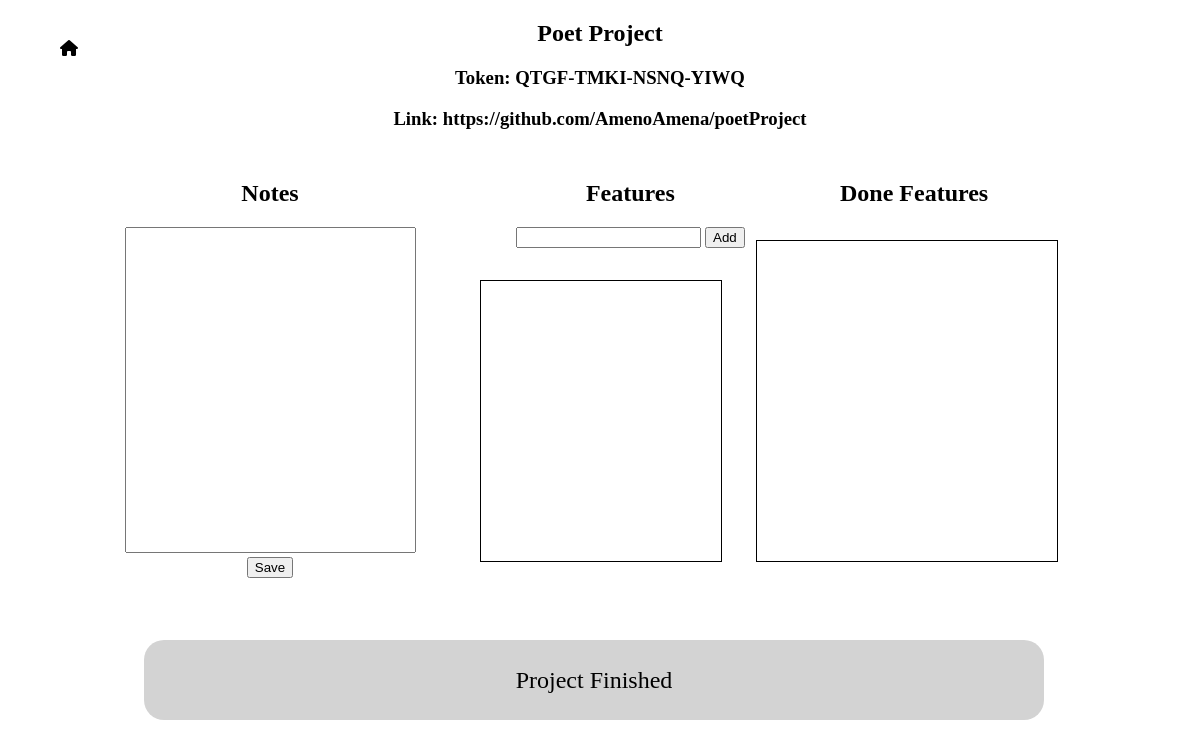
The app's page /project/Poet Project, older data.
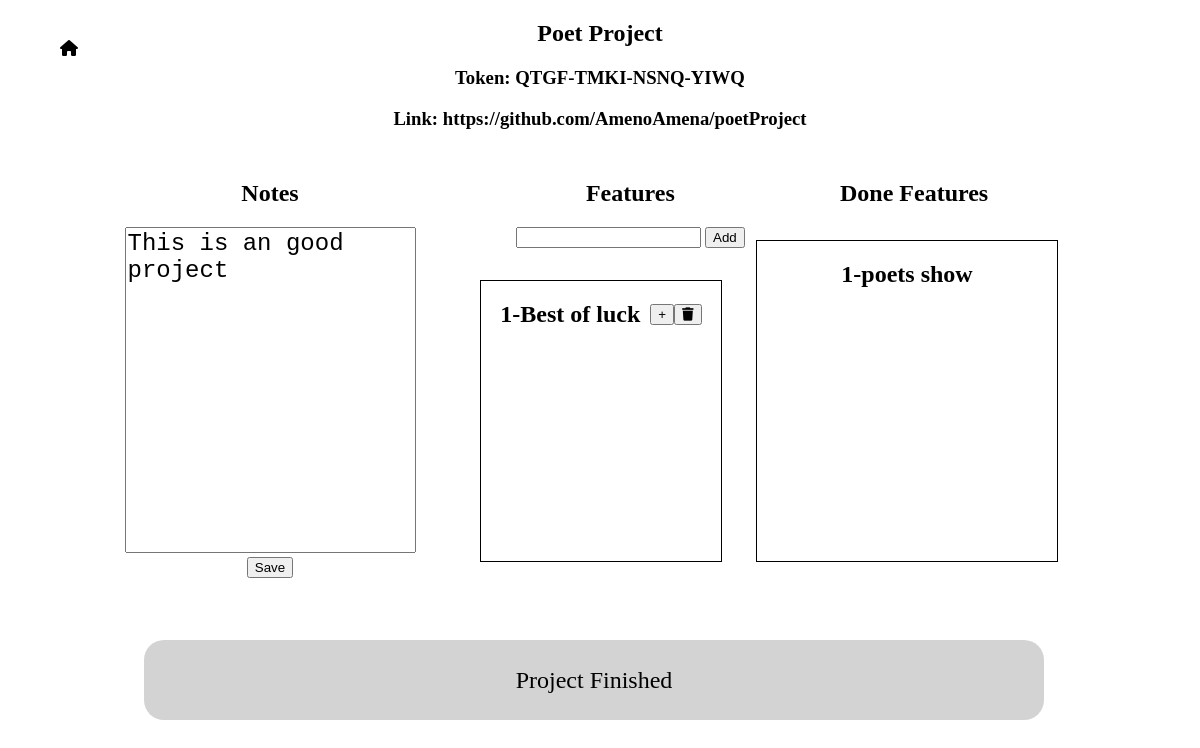
The same page, newer data.
### authentication/models.py (models this page shows, shortened)
class Project(models.Model):
    name = models.CharField(max_length=80)
    link = models.URLField()
    notes = models.TextField(blank=True)
    features = models.ManyToManyField(Feature, blank=True)
    user = models.ForeignKey(User,on_delete=models.CASCADE)
    is_done = models.BooleanField(default=False)
    token = TokenField()

class Feature(models.Model):
    feature_add = models.CharField(max_length=80)
    feature_done = models.BooleanField(default=False)
    def __str__(self):
        return self.feature_add

### projects_shown/views.py (the view)
# urls.py: path("project/<str:project_name>", views.project_room, name='projects'),
def project_room(request,project_name):
    project = get_object_or_404(Project,name=project_name)
    form =  project_form()
    features = project.features.filter(feature_done = False)
    features_done = project.features.filter(feature_done = True)
    feature_form = feature_add()
    return render(request, 'projects_shown/project.html',{
        'project':project,
        'form':form,
        'feature_form':feature_form,
        'features':features,
        'done_features':features_done,
    })

### projects_shown/forms.py
class project_form(forms.ModelForm):
    class Meta:
        model = Project
        fields = {'link','notes','features'}
        widgets = {
            'link':forms.TextInput(attrs={'autocomplete':'off'}),
            'notes':forms.Textarea(attrs={'autocomplete':'off'}),
        }

class feature_add(forms.ModelForm):
    class Meta:
        model = Feature
        fields = {'feature_add'}
        widgets = {
            'feature_add':forms.TextInput(attrs={'autocomplete':'off'})
        }

### projects_shown/templates/projects_shown/project.html (shortened to what this page needs)
{% extends 'projects_shown/base.html' %}
{% load static %}
{% block title %}
<link rel="stylesheet" href="{% static 'projects_shown/css/project.css' %}">
{% endblock title %}
{% block body %}
<div class="home-page">
    <a href="{% url 'index' %}"><i class="fa-solid fa-house"></i></a>
</div>
<h2>{{project.name}}</h2>
<h3>Token: {{ project.token }}</h3>
    <div class="link">
        <h3>Link: <a href="{{ project.link }}" target="_blank">{{project.link}}</a>
    </h3>
    </div>
    <div class="notes">
        <h2>Notes</h2>
        <form method="post" action="{% url 'add_text' project_name=project.name %}">
            <textarea class="text-area" name="text-area"    >{{ project.notes }}</textarea>
            <br>
            <button type="submit">Save</button>
        </form>
    </div>
    <div class="feature">
        <h2>Features</h2>
        <form method="post" action="{% url 'add_feature' project_name=project.name feature=feature_form.feature_add.value %}">
            {{ feature_form.feature_add }}
            <button type="submit">Add</button>
        </form>
    </div>
<div class="feature_show">
    {% for f in features.all %}
        {% if f.feature_done == False %}
            <div class="feature-item">
                <h2>{{forloop.counter}}-{{f}}</h2>
                <form method="post" action="{% url 'feature_done' project_name=project.name feature_id=f.id %}">
                    <button type="submit" class="done-btn">+</button>
                </form>
                <form method="post" action="{% url 'feature_delete' project_name=project.name feature_id=f.id %}">
                    <button type="submit" class="delete-btn"><i class="fa-solid fa-trash"></i></button>
                </form>
            </div>
        {% endif %}
    {% endfor %}
</div>
<div class="done_f">
    <h2>Done Features</h2>
</div>
<div class="done_feature">
    {% for df in done_features %}
        <h2>{{ forloop.counter }}-{{df}}</h2>
    {% endfor %}
</div>
<div class="project_finished">
    <form method="post">
        <a href="{% url 'sure' project_name=project.name %}" class="finish-a">Project Finished</a>
    </form>
</div>
{% endblock body %}

### projects_shown/templates/projects_shown/base.html (shortened to what this page needs)
<!DOCTYPE html>
<html lang="en">
<head>
    {% block title %}
    {% endblock title %}
</head>
<body>
    {% block body %}
    {% endblock body %}
</body>
</html>

### projects_shown/static/projects_shown/css/project.css (style rules this page uses)
h2 { text-align: center; }
.link { text-align: center; }
.notes { width: 25%; height:auto; overflow-y: auto; position:absolute; left: 10%; top: 20%; text-align: center; }
.text-area { resize: none; height: 40vh; width: 95%; overflow-y: hidden; font-size: 1.5rem; }
.feature { position:absolute; top: 20%; left: 43%; }
.feature_show { border: 1px solid #000; width: 20%; height:35%; overflow: auto; position: absolute; top: 35%; left: 40%; }
h3 > a { text-decoration: none; color: black; }
.done_feature { border: 1px solid #000; width: 25%; height:40%; overflow: auto; position: absolute; top: 30%; left: 63%; }
.done_f { position: absolute; top: 20%; left: 70%; }
.feature-item { display: flex; justify-content: center; align-items: center; text-align: center; margin-bottom: 10px; }
.feature-item h2 { margin-right: 10px; }
.home-page { position:absolute; top:5%; left:5%; }
.home-page > a { text-decoration: none; color: black; }
.project_finished { width: 75%; height:10vh; background-color: lightgray; border-radius: 20px; display: flex; align-items: center; justify-content: center; position: absolute; top: 80%; left: 12%; }
.finish-a { text-decoration: none; color: black; font-size: 1.5rem; }
h3 { text-align: center; }

Row changes from the older to the newer data that the page shows:
changed Project "Poet Project": text-area (not shown) → "This is an good project"
added Feature: feature_add "Best of luck", shown under "Features"
added Feature: feature_add "poets show", shown under "Done Features"
